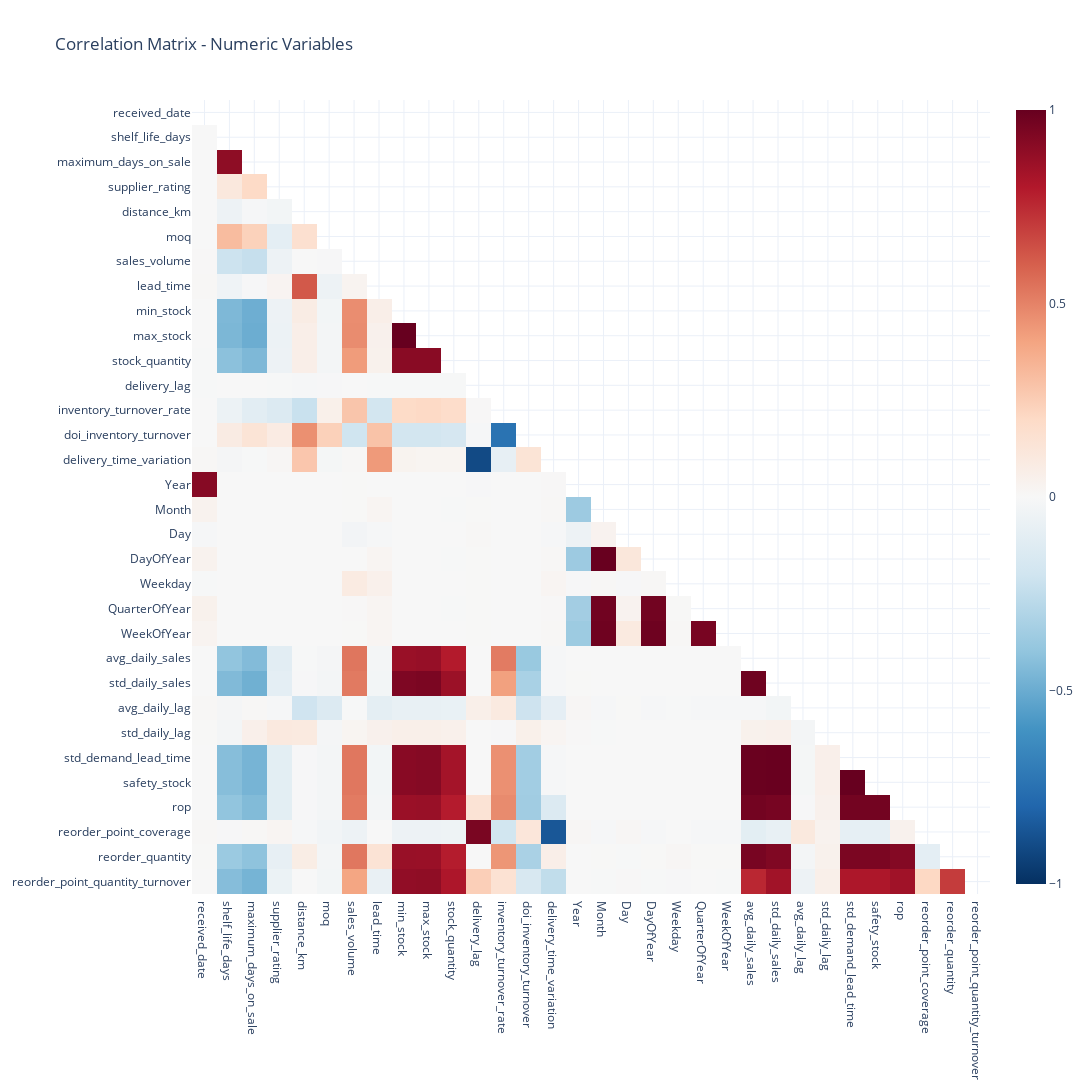

Notebook code cell kept with this figure:
### Code cell
# Hide the top half of the matrix to avoid repeating values
mask = np.tril(np.ones(correlation_matrix.shape), k=-1)
masked_corr = correlation_matrix.where(mask == 1)

# Create a heatmap visualization of the correlation matrix
fig_corr = px.imshow(masked_corr,
                    title='Correlation Matrix - Numeric Variables',
                    color_continuous_scale='RdBu_r',  # Red-Blue reversed color scale
                    aspect="auto",                   # Automatic aspect ratio
                    text_auto=False,                 # Display correlation values on cells
                    zmin=-1, zmax=1)                 # Fix color scale from -1 to +1

# Adjust the figure dimensions
fig_corr.update_layout(width=1200, height=1200)

# Display the interactive heatmap
fig_corr.show()

### Figure 1 — Plotly figure (JSON) as saved in the notebook; plotly's stock layout.template omitted (floating-point values rounded to 4 significant figures; data arrays with more than 128 entries replaced by an {"elided": "..."} marker saying what was removed)
{"data": [{"coloraxis": "coloraxis", "hovertemplate": "x: %{x}<br>y: %{y}<br>color: %{z}<extra></extra>", "name": "0", "type": "heatmap", "x": ["received_date", "shelf_life_days", "maximum_days_on_sale", "supplier_rating", "distance_km", "moq", "sales_volume", "lead_time", "min_stock", "max_stock", "stock_quantity", "delivery_lag", "inventory_turnover_rate", "doi_inventory_turnover", "delivery_time_variation", "Year", "Month", "Day", "DayOfYear", "Weekday", "QuarterOfYear", "WeekOfYear", "avg_daily_sales", "std_daily_sales", "avg_daily_lag", "std_daily_lag", "std_demand_lead_time", "safety_stock", "rop", "reorder_point_coverage", "reorder_quantity", "reorder_point_quantity_turnover"], "xaxis": "x", "y": ["received_date", "shelf_life_days", "maximum_days_on_sale", "supplier_rating", "distance_km", "moq", "sales_volume", "lead_time", "min_stock", "max_stock", "stock_quantity", "delivery_lag", "inventory_turnover_rate", "doi_inventory_turnover", "delivery_time_variation", "Year", "Month", "Day", "DayOfYear", "Weekday", "QuarterOfYear", "WeekOfYear", "avg_daily_sales", "std_daily_sales", "avg_daily_lag", "std_daily_lag", "std_demand_lead_time", "safety_stock", "rop", "reorder_point_coverage", "reorder_quantity", "reorder_point_quantity_turnover"], "yaxis": "y", "z": {"elided": "32x32 float values"}}], "layout": {"coloraxis": {"cmax": 1, "cmin": -1, "colorscale": [[0, "rgb(5,48,97)"], [0.1, "rgb(33,102,172)"], [0.2, "rgb(67,147,195)"], [0.3, "rgb(146,197,222)"], [0.4, "rgb(209,229,240)"], [0.5, "rgb(247,247,247)"], [0.6, "rgb(253,219,199)"], [0.7, "rgb(244,165,130)"], [0.8, "rgb(214,96,77)"], [0.9, "rgb(178,24,43)"], [1, "rgb(103,0,31)"]]}, "height": 1200, "title": {"text": "Correlation Matrix - Numeric Variables"}, "width": 1200, "xaxis": {"anchor": "y", "domain": [0, 1]}, "yaxis": {"anchor": "x", "autorange": "reversed", "domain": [0, 1]}}}
